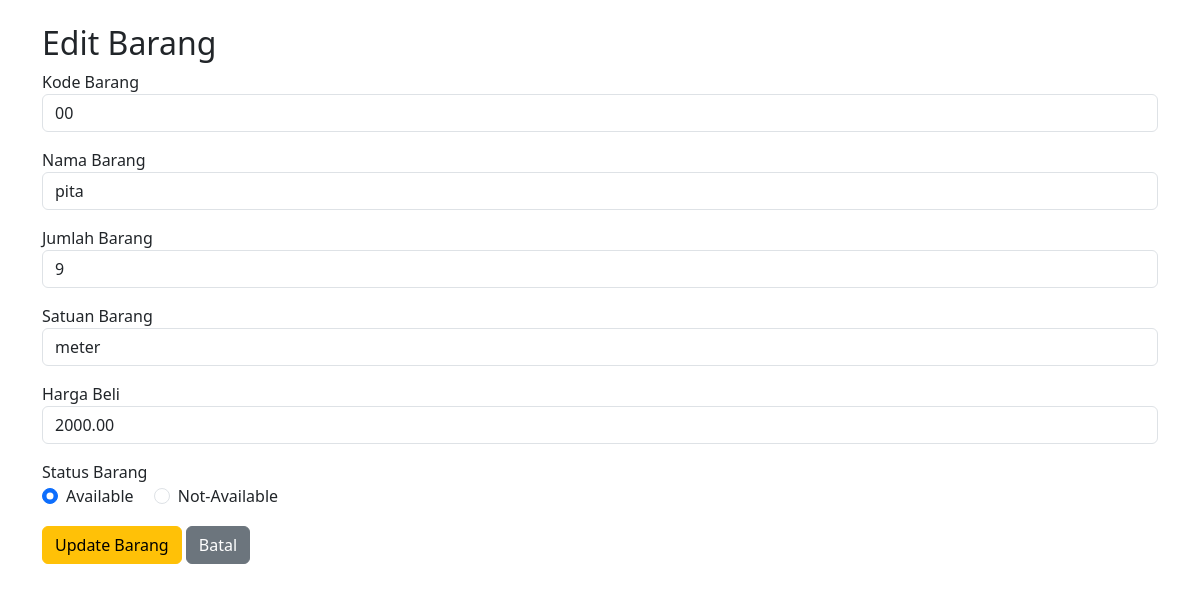
/edit.php?id=9 (signed in), run on an earlier commit of the app's database.
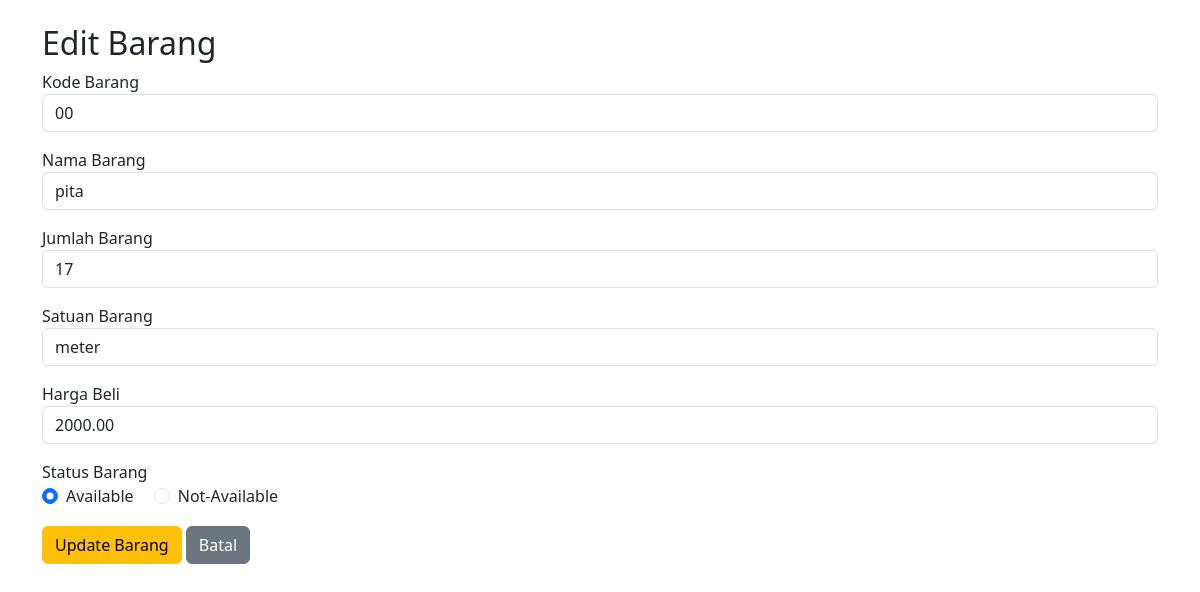
And on a later commit of the database.
### tables this page shows
CREATE TABLE `tb_inventory` (
  `id_barang` int(10) NOT NULL,
  `kode_barang` varchar(20) NOT NULL,
  `nama_barang` varchar(50) NOT NULL,
  `jumlah_barang` int(10) DEFAULT 0,
  `satuan_barang` enum('kg','pcs','liter','meter','unit') NOT NULL,
  `harga_beli` double(20,2) DEFAULT NULL,
  `status_barang` tinyint(1) DEFAULT 0,
  `created_at` timestamp NOT NULL DEFAULT current_timestamp(),
  `updated_at` timestamp NOT NULL DEFAULT current_timestamp() ON UPDATE current_timestamp()
);

### edit.php (the view, shortened to what this page needs)
<?php
include 'config/connect.php';
$id = $_GET['id'];
$query = $koneksi->query("SELECT * FROM tb_inventory WHERE id_barang = $id");
$barang = $query->fetch_assoc();
?>
<!DOCTYPE html>
<html>
<head>
    <link rel="stylesheet" href="https://cdn.jsdelivr.net/npm/bootstrap@5.3.0/dist/css/bootstrap.min.css">
</head>
<body class="container py-4">
    <h2>Edit Barang</h2>
    <form method="POST">
        <div class="mb-3">
            <label>Kode Barang</label>
            <input type="text" name="kode_barang" class="form-control" value="<?= $barang['kode_barang'] ?>" required>
        </div>
        <div class="mb-3">
            <label>Nama Barang</label>
            <input type="text" name="nama_barang" class="form-control" value="<?= $barang['nama_barang'] ?>" required>
        </div>
        <div class="mb-3">
            <label>Jumlah Barang</label>
            <input type="number" name="jumlah_barang" class="form-control" value="<?= $barang['jumlah_barang'] ?>" required>
        </div>
        <div class="mb-3">
            <label>Satuan Barang</label>
            <select name="satuan_barang" class="form-control" required>
                <?php
                $satuan = ["pcs", "kg", "liter", "meter", "unit"];
                foreach ($satuan as $s) {
                    $selected = $barang['satuan_barang'] == $s ? 'selected' : '';
                    echo "<option value='$s' $selected>$s</option>";
                }
                ?>
            </select>
        </div>
        <div class="mb-3">
            <label>Harga Beli</label>
            <input type="number" step="0.01" name="harga_beli" class="form-control" value="<?= $barang['harga_beli'] ?>" required>
        </div>
        <div class="mb-3">
            <label>Status Barang</label><br>
            <div class="form-check form-check-inline">
                <input type="radio" name="status_barang" value="1" class="form-check-input" <?= $barang['status_barang'] ? 'checked' : '' ?>>
                <label class="form-check-label">Available</label>
            </div>
            <div class="form-check form-check-inline">
                <input type="radio" name="status_barang" value="0" class="form-check-input" <?= !$barang['status_barang'] ? 'checked' : '' ?>>
                <label class="form-check-label">Not-Available</label>
            </div>
        </div>
        <button type="submit" class="btn btn-warning">Update Barang</button>
        <a href="index.php" class="btn btn-secondary">Batal</a>
    </form>
</body>
</html>

What changed in the data, as far as the page shows it:
changed tb_inventory "pita": jumlah_barang "9" → "17"
